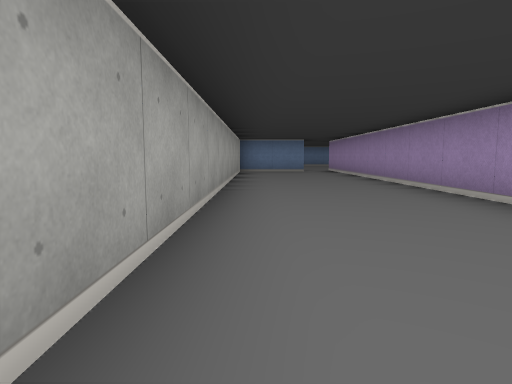
view 1 (above)

12 first-person views from a walk through a cub3D level. The camera is about half as high as the walls, tilts 6° down and sees 75° across. The floor is counted in squares. Each view is taken from the middle of a square. On the plan, view 1 faces up. The plan holds only what a view shows up to about 9 squares ahead; the rest is blank.

view 2
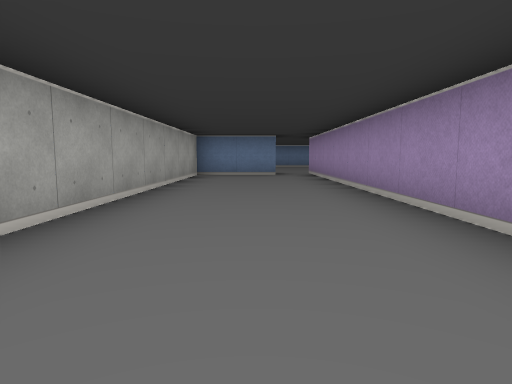

view 3
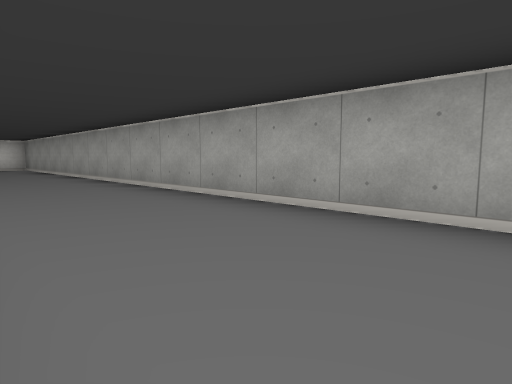

view 4
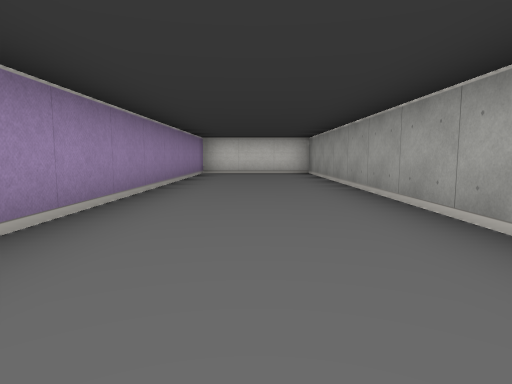

view 5
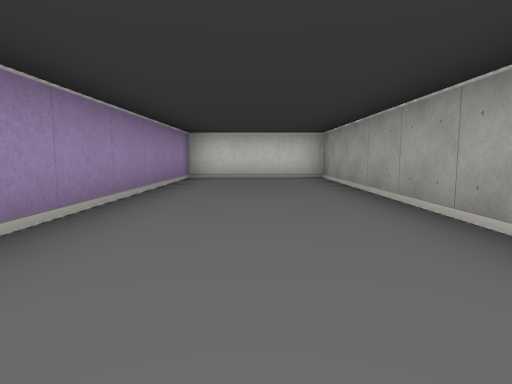

view 6
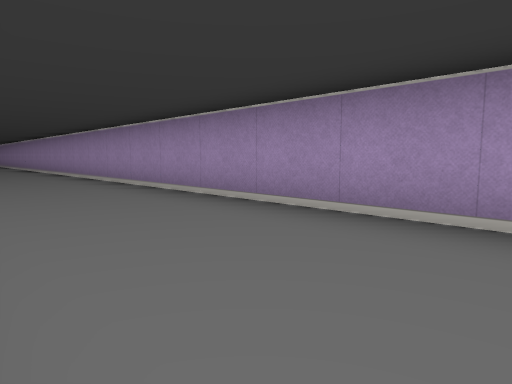

view 7
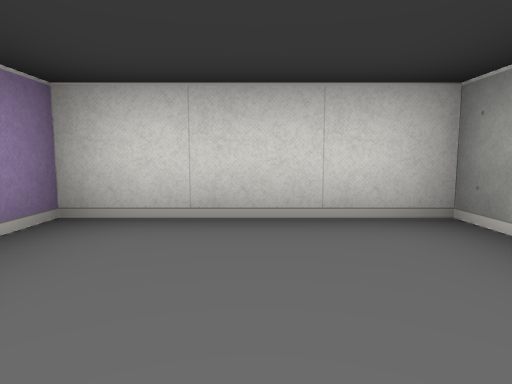

view 8
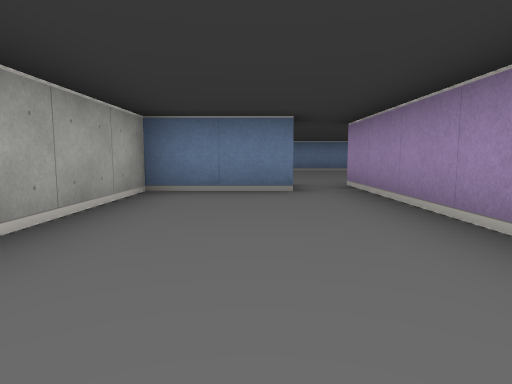

view 9
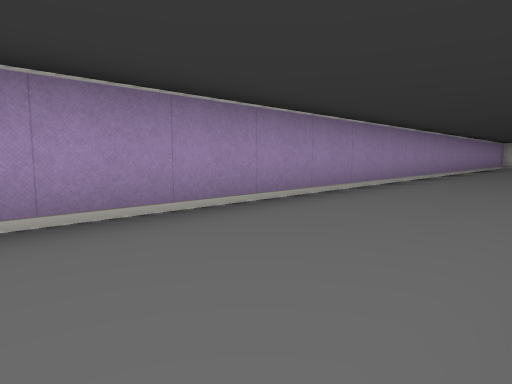

view 10
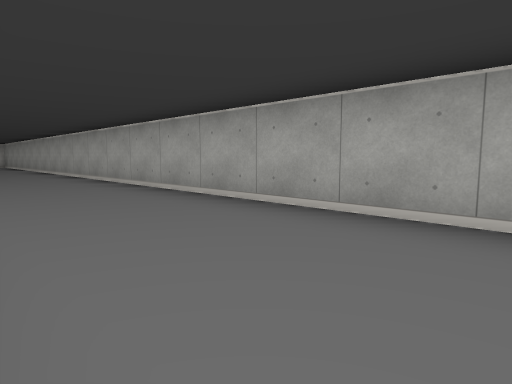

view 11
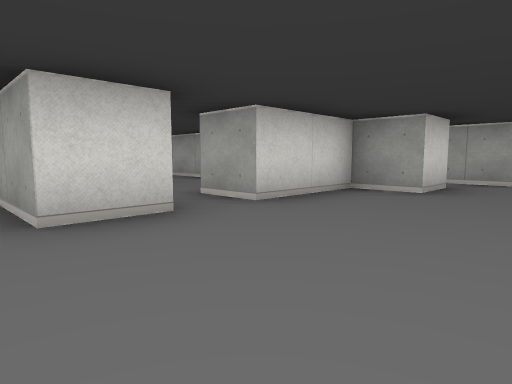

view 12
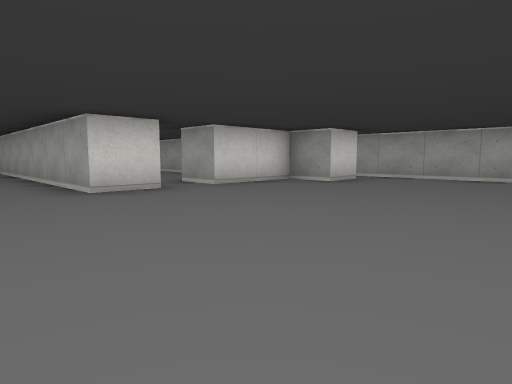

### Floor plan
Points are (right, up) in squares from view 1. A wall is a line through its corners. A room is listed if a view was taken in it or the views show most of it. See-through windows are left out.
Room 1 (views 1, 2, 3, 4, 5, 6, 7, 8, 9, 10)
walls: (1.5, 11.5) (1.5, 10.5) (-0.5, 10.5) (-0.5, -10.5) (2.5, -10.5) (2.5, 11.5)
ways out: opening at (2, 11) to room 2
Room 2 (views 11, 12)
walls: (2.5, 11.5) (3.5, 11.5) (3.5, 4.8); (-1.6, 12.5) (-0.5, 12.5) (-0.5, 11.5) (1.5, 11.5); (-2.5, 15.1) (-2.5, 11.9)
ways out: opening at (2, 11) to room 1

Positions as (right, up) in squares from view 1, and headings:
1: (0, 0), facing up
2: (1, 2), facing up
3: (2, 3), facing down-left
4: (1, -1), facing down
5: (1, -3), facing down
6: (0, -8), facing up-right
7: (1, -8), facing down
8: (1, 6), facing up
9: (0, 6), facing down-right
10: (2, 7), facing down-left
11: (4, 14), facing down-left
12: (5, 16), facing down-left
